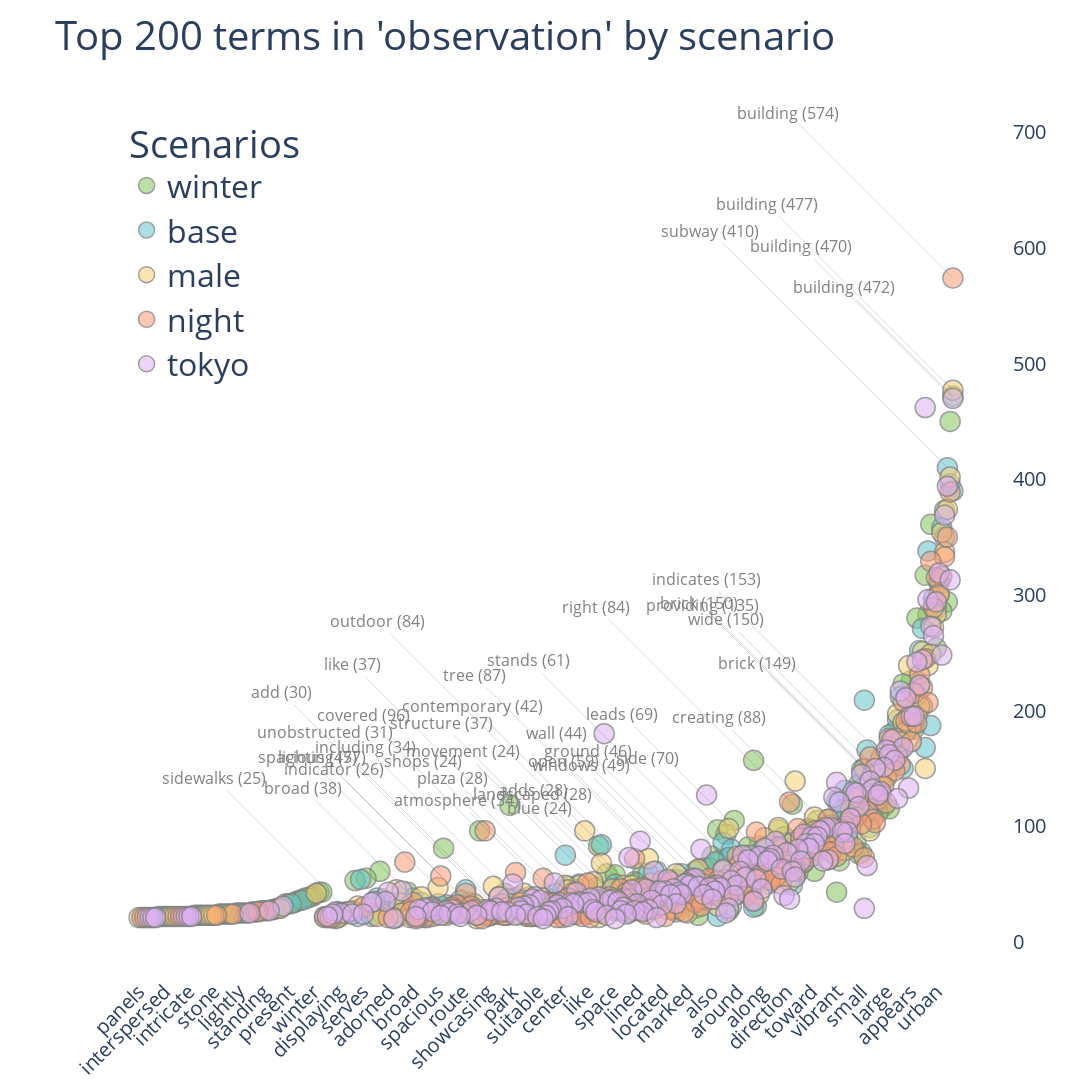

The notebook cell this image was saved under:
### Code cell
import nltk
from nltk.corpus import stopwords
from collections import Counter
import plotly.graph_objects as go
import random

# Set parameters
num_of_words = 200
message_type = "observation"
resolution_x, resolution_y = 2000, 1500  # Assuming these are defined elsewhere

# Download stopwords and create custom list
nltk.download('stopwords')
custom_stopwords = set(stopwords.words('english'))

# Define scenarios and colors
scenarios = df["scenario"].unique()
start_colors = {
    "base": "#66c5cc", "male": "#f6cf71", "night": "#f89c74",
    "tokyo": "#dcb0f2", "winter": "#87c55f"
}


def get_top_words(text, num_of_words):
    words = [word for word in text.lower().split()
             if word.isalpha() and word not in custom_stopwords]
    return dict(Counter(words).most_common(num_of_words))


# Create figure
fig = go.Figure()

for scenario in scenarios:
    text = " ".join(df[df["scenario"] == scenario][message_type].dropna())
    top_words = get_top_words(text, num_of_words)
    color = start_colors[scenario]

    fig.add_trace(go.Scatter(
        x=list(top_words.keys()),
        y=list(top_words.values()),
        mode='markers',
        marker=dict(
            size=20,
            opacity=0.75,
            line=dict(width=1.5, color='grey'),
            color=f'rgba({int(color[1:3], 16)}, {int(color[3:5], 16)}, {int(color[5:], 16)}, 0.75)'
        ),
        name=scenario
    ))

    # Add annotations
    for i, (word, count) in enumerate(top_words.items()):
        if i % 25 == 0 or count == max(top_words.values()):
            rnd = random.randint(100, 240)
            fig.add_annotation(
                x=word, y=count,
                text=f"{word} ({count})",
                showarrow=True,
                font=dict(size=16, color='gray'),
                ax=- rnd,
                ay=- rnd,
                arrowwidth=0.2
            )

# Update layout
fig.update_layout(
    title=f"Top {num_of_words} terms in '{message_type}' by scenario",
    title_font=dict(size=40),
    xaxis_categoryorder='total ascending',
    legend_title="Scenarios",
    yaxis=dict(side='right'),
    yaxis_tickfont=dict(size=20),
    xaxis=dict(tickangle=-45, tickfont=dict(size=20)),
    hovermode="closest",
    plot_bgcolor="white",
    width=resolution_x,
    height=resolution_y,
    legend=dict(
        font=dict(size=32),
        x=0.05, y=0.99,
        xanchor='left', yanchor='top',
        bordercolor='grey'
    )
)

# Save and show figure
fig.write_image("ta-top-words.png",
                width=resolution_x, height=resolution_y, engine="kaleido")
fig.show()

### Figure 1 — Plotly figure (JSON) as saved in the notebook; plotly's stock layout.template omitted (floating-point values rounded to 4 significant figures; data arrays with more than 128 entries replaced by an {"elided": "..."} marker saying what was removed)
{"data": [{"marker": {"color": "rgba(135, 197, 95, 0.75)", "line": {"color": "grey", "width": 1.5}, "opacity": 0.75, "size": 20}, "mode": "markers", "name": "winter", "type": "scatter", "x": {"elided": "200 str values"}, "y": {"elided": "200 int values"}}, {"marker": {"color": "rgba(102, 197, 204, 0.75)", "line": {"color": "grey", "width": 1.5}, "opacity": 0.75, "size": 20}, "mode": "markers", "name": "base", "type": "scatter", "x": {"elided": "200 str values"}, "y": {"elided": "200 int values"}}, {"marker": {"color": "rgba(246, 207, 113, 0.75)", "line": {"color": "grey", "width": 1.5}, "opacity": 0.75, "size": 20}, "mode": "markers", "name": "male", "type": "scatter", "x": {"elided": "200 str values"}, "y": {"elided": "200 int values"}}, {"marker": {"color": "rgba(248, 156, 116, 0.75)", "line": {"color": "grey", "width": 1.5}, "opacity": 0.75, "size": 20}, "mode": "markers", "name": "night", "type": "scatter", "x": {"elided": "200 str values"}, "y": {"elided": "200 int values"}}, {"marker": {"color": "rgba(220, 176, 242, 0.75)", "line": {"color": "grey", "width": 1.5}, "opacity": 0.75, "size": 20}, "mode": "markers", "name": "tokyo", "type": "scatter", "x": {"elided": "200 str values"}, "y": {"elided": "200 int values"}}], "layout": {"annotations": [{"arrowwidth": 0.2, "ax": -109, "ay": -109, "font": {"color": "gray", "size": 16}, "showarrow": true, "text": "building (472)", "x": "building", "y": 472}, {"arrowwidth": 0.2, "ax": -107, "ay": -107, "font": {"color": "gray", "size": 16}, "showarrow": true, "text": "brick (149)", "x": "brick", "y": 149}, {"arrowwidth": 0.2, "ax": -116, "ay": -116, "font": {"color": "gray", "size": 16}, "showarrow": true, "text": "covered (96)", "x": "covered", "y": 96}, {"arrowwidth": 0.2, "ax": -103, "ay": -103, "font": {"color": "gray", "size": 16}, "showarrow": true, "text": "side (70)", "x": "side", "y": 70}, {"arrowwidth": 0.2, "ax": -120, "ay": -120, "font": {"color": "gray", "size": 16}, "showarrow": true, "text": "windows (49)", "x": "windows", "y": 49}, {"arrowwidth": 0.2, "ax": -110, "ay": -110, "font": {"color": "gray", "size": 16}, "showarrow": true, "text": "broad (38)", "x": "broad", "y": 38}, {"arrowwidth": 0.2, "ax": -174, "ay": -174, "font": {"color": "gray", "size": 16}, "showarrow": true, "text": "unobstructed (31)", "x": "unobstructed", "y": 31}, {"arrowwidth": 0.2, "ax": -143, "ay": -143, "font": {"color": "gray", "size": 16}, "showarrow": true, "text": "indicator (26)", "x": "indicator", "y": 26}, {"arrowwidth": 0.2, "ax": -237, "ay": -237, "font": {"color": "gray", "size": 16}, "showarrow": true, "text": "subway (410)", "x": "subway", "y": 410}, {"arrowwidth": 0.2, "ax": -186, "ay": -186, "font": {"color": "gray", "size": 16}, "showarrow": true, "text": "indicates (153)", "x": "indicates", "y": 153}, {"arrowwidth": 0.2, "ax": -224, "ay": -224, "font": {"color": "gray", "size": 16}, "showarrow": true, "text": "outdoor (84)", "x": "outdoor", "y": 84}, {"arrowwidth": 0.2, "ax": -148, "ay": -148, "font": {"color": "gray", "size": 16}, "showarrow": true, "text": "leads (69)", "x": "leads", "y": 69}, {"arrowwidth": 0.2, "ax": -138, "ay": -138, "font": {"color": "gray", "size": 16}, "showarrow": true, "text": "ground (46)", "x": "ground", "y": 46}, {"arrowwidth": 0.2, "ax": -176, "ay": -176, "font": {"color": "gray", "size": 16}, "showarrow": true, "text": "structure (37)", "x": "structure", "y": 37}, {"arrowwidth": 0.2, "ax": -215, "ay": -215, "font": {"color": "gray", "size": 16}, "showarrow": true, "text": "add (30)", "x": "add", "y": 30}, {"arrowwidth": 0.2, "ax": -135, "ay": -135, "font": {"color": "gray", "size": 16}, "showarrow": true, "text": "sidewalks (25)", "x": "sidewalks", "y": 25}, {"arrowwidth": 0.2, "ax": -186, "ay": -186, "font": {"color": "gray", "size": 16}, "showarrow": true, "text": "building (477)", "x": "building", "y": 477}, {"arrowwidth": 0.2, "ax": -165, "ay": -165, "font": {"color": "gray", "size": 16}, "showarrow": true, "text": "brick (150)", "x": "brick", "y": 150}, {"arrowwidth": 0.2, "ax": -123, "ay": -123, "font": {"color": "gray", "size": 16}, "showarrow": true, "text": "creating (88)", "x": "creating", "y": 88}, {"arrowwidth": 0.2, "ax": -113, "ay": -113, "font": {"color": "gray", "size": 16}, "showarrow": true, "text": "open (59)", "x": "open", "y": 59}, {"arrowwidth": 0.2, "ax": -131, "ay": -131, "font": {"color": "gray", "size": 16}, "showarrow": true, "text": "spacious (47)", "x": "spacious", "y": 47}, {"arrowwidth": 0.2, "ax": -235, "ay": -235, "font": {"color": "gray", "size": 16}, "showarrow": true, "text": "like (37)", "x": "like", "y": 37}, {"arrowwidth": 0.2, "ax": -120, "ay": -120, "font": {"color": "gray", "size": 16}, "showarrow": true, "text": "adds (28)", "x": "adds", "y": 28}, {"arrowwidth": 0.2, "ax": -153, "ay": -153, "font": {"color": "gray", "size": 16}, "showarrow": true, "text": "shops (24)", "x": "shops", "y": 24}, {"arrowwidth": 0.2, "ax": -165, "ay": -165, "font": {"color": "gray", "size": 16}, "showarrow": true, "text": "building (574)", "x": "building", "y": 574}, {"arrowwidth": 0.2, "ax": -181, "ay": -181, "font": {"color": "gray", "size": 16}, "showarrow": true, "text": "providing (135)", "x": "providing", "y": 135}, {"arrowwidth": 0.2, "ax": -238, "ay": -238, "font": {"color": "gray", "size": 16}, "showarrow": true, "text": "right (84)", "x": "right", "y": 84}, {"arrowwidth": 0.2, "ax": -119, "ay": -119, "font": {"color": "gray", "size": 16}, "showarrow": true, "text": "lighting (57)", "x": "lighting", "y": 57}, {"arrowwidth": 0.2, "ax": -187, "ay": -187, "font": {"color": "gray", "size": 16}, "showarrow": true, "text": "contemporary (42)", "x": "contemporary", "y": 42}, {"arrowwidth": 0.2, "ax": -156, "ay": -156, "font": {"color": "gray", "size": 16}, "showarrow": true, "text": "including (34)", "x": "including", "y": 34}, {"arrowwidth": 0.2, "ax": -132, "ay": -132, "font": {"color": "gray", "size": 16}, "showarrow": true, "text": "plaza (28)", "x": "plaza", "y": 28}, {"arrowwidth": 0.2, "ax": -106, "ay": -106, "font": {"color": "gray", "size": 16}, "showarrow": true, "text": "blue (24)", "x": "blue", "y": 24}, {"arrowwidth": 0.2, "ax": -152, "ay": -152, "font": {"color": "gray", "size": 16}, "showarrow": true, "text": "building (470)", "x": "building", "y": 470}, {"arrowwidth": 0.2, "ax": -149, "ay": -149, "font": {"color": "gray", "size": 16}, "showarrow": true, "text": "wide (150)", "x": "wide", "y": 150}, {"arrowwidth": 0.2, "ax": -166, "ay": -166, "font": {"color": "gray", "size": 16}, "showarrow": true, "text": "tree (87)", "x": "tree", "y": 87}, {"arrowwidth": 0.2, "ax": -211, "ay": -211, "font": {"color": "gray", "size": 16}, "showarrow": true, "text": "stands (61)", "x": "stands", "y": 61}, {"arrowwidth": 0.2, "ax": -158, "ay": -158, "font": {"color": "gray", "size": 16}, "showarrow": true, "text": "wall (44)", "x": "wall", "y": 44}, {"arrowwidth": 0.2, "ax": -103, "ay": -103, "font": {"color": "gray", "size": 16}, "showarrow": true, "text": "atmosphere (34)", "x": "atmosphere", "y": 34}, {"arrowwidth": 0.2, "ax": -116, "ay": -116, "font": {"color": "gray", "size": 16}, "showarrow": true, "text": "landscaped (28)", "x": "landscaped", "y": 28}, {"arrowwidth": 0.2, "ax": -163, "ay": -163, "font": {"color": "gray", "size": 16}, "showarrow": true, "text": "movement (24)", "x": "movement", "y": 24}], "height": 1500, "hovermode": "closest", "legend": {"bordercolor": "grey", "font": {"size": 32}, "title": {"text": "Scenarios"}, "x": 0.05, "xanchor": "left", "y": 0.99, "yanchor": "top"}, "plot_bgcolor": "white", "title": {"font": {"size": 40}, "text": "Top 200 terms in 'observation' by scenario"}, "width": 2000, "xaxis": {"categoryorder": "total ascending", "tickangle": -45, "tickfont": {"size": 20}}, "yaxis": {"side": "right", "tickfont": {"size": 20}}}}
